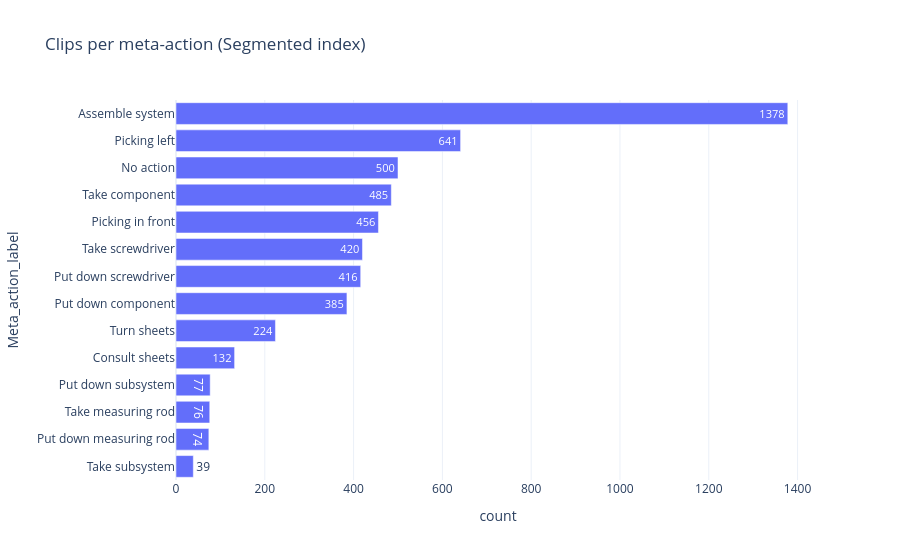

The cell this chart's notebook holds for it:
### Code cell
# --- Interactive: meta-action counts (Plotly) ---
if "Meta_action_label" in df.columns:
    counts = df["Meta_action_label"].value_counts().reset_index()
    counts.columns = ["Meta_action_label", "count"]
    fig = px.bar(
        counts,
        x="count",
        y="Meta_action_label",
        orientation="h",
        title="Clips per meta-action (Segmented index)",
        text="count",
    )
    fig.update_layout(yaxis={"categoryorder": "total ascending"})
    fig.show()

### Figure 1 — Plotly figure (JSON) as saved in the notebook; plotly's stock layout.template omitted (floating-point values rounded to 4 significant figures)
{"data": [{"hovertemplate": "count=%{text}<br>Meta_action_label=%{y}<extra></extra>", "legendgroup": "", "marker": {"color": "#636efa", "pattern": {"shape": ""}}, "name": "", "orientation": "h", "showlegend": false, "text": [1378.0, 641.0, 500.0, 485.0, 456.0, 420.0, 416.0, 385.0, 224.0, 132.0, 77.0, 76.0, 74.0, 39.0], "textposition": "auto", "type": "bar", "x": [1378, 641, 500, 485, 456, 420, 416, 385, 224, 132, 77, 76, 74, 39], "xaxis": "x", "y": ["Assemble system", "Picking left", "No action", "Take component", "Picking in front", "Take screwdriver", "Put down screwdriver", "Put down component", "Turn sheets", "Consult sheets", "Put down subsystem", "Take measuring rod", "Put down measuring rod", "Take subsystem"], "yaxis": "y"}], "layout": {"barmode": "relative", "legend": {"tracegroupgap": 0}, "title": {"text": "Clips per meta-action (Segmented index)"}, "xaxis": {"anchor": "y", "domain": [0, 1], "title": {"text": "count"}}, "yaxis": {"anchor": "x", "categoryorder": "total ascending", "domain": [0, 1], "title": {"text": "Meta_action_label"}}}}
